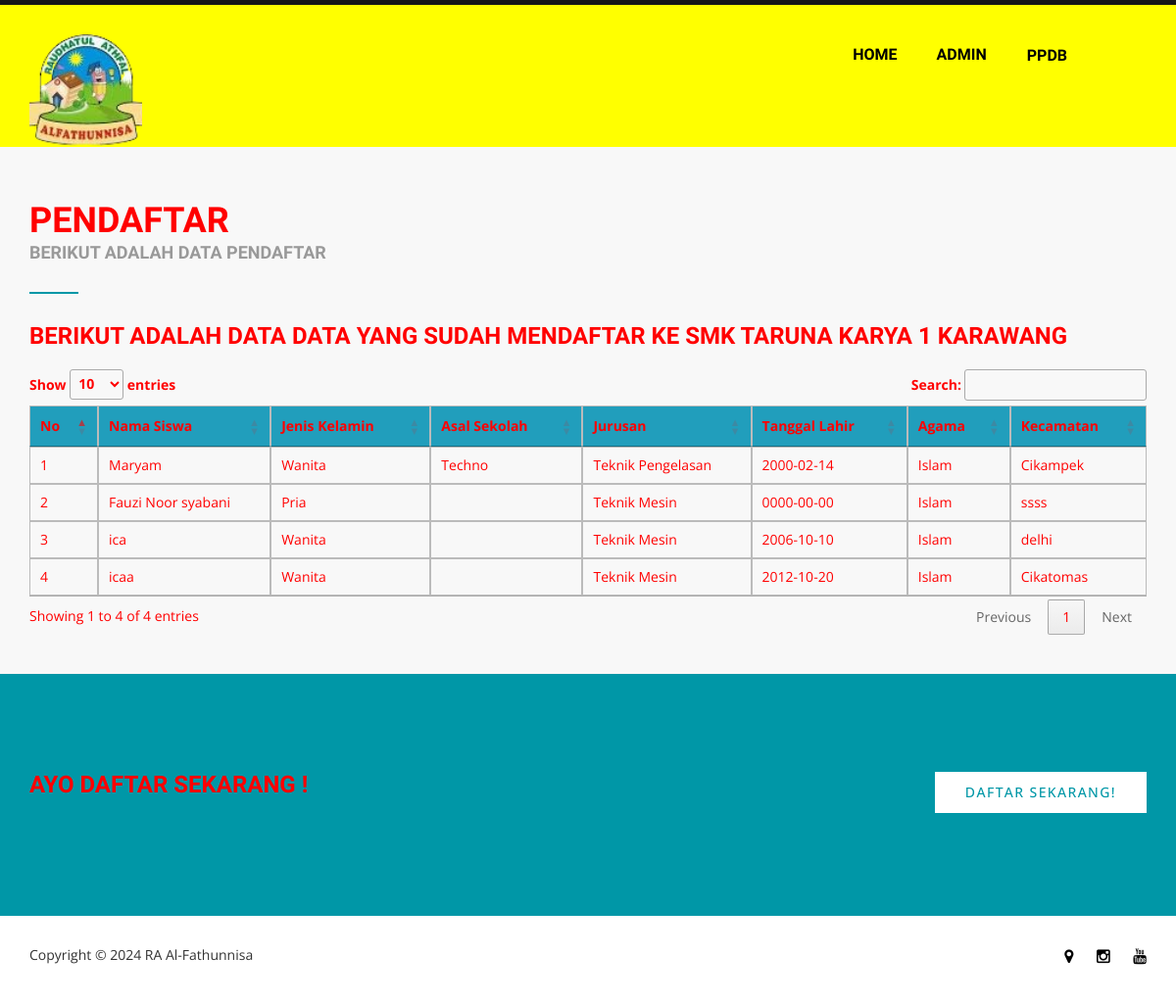
The page /data_pendaftar.php on the database its author committed.
### tables this page shows
CREATE TABLE `ppdb` (
  `id` int(255) NOT NULL,
  `nama_siswa` varchar(255) NOT NULL,
  `tempat` varchar(255) NOT NULL,
  `tgl_lahir` date NOT NULL,
  `jenis_kel` enum('Pria','Wanita') NOT NULL,
  `agama` enum('Islam','Kristen','Hindu','Konghuch','Budha') NOT NULL,
  `nm_ayah` varchar(255) NOT NULL,
  `nm_ibu` varchar(255) NOT NULL,
  `job_ayah` varchar(255) NOT NULL,
  `kampung` varchar(255) NOT NULL,
  `rtrw` varchar(255) NOT NULL,
  `desa` varchar(255) NOT NULL,
  `kecamatan` varchar(255) NOT NULL,
  `kabupaten` varchar(255) NOT NULL,
  `asal_sklh` varchar(255) NOT NULL,
  `jurusan` enum('Teknik Mesin','Teknik Pengelasan','Desain Grafis') NOT NULL,
  `no_siswa` varchar(255) NOT NULL,
  `no_ortu` varchar(255) NOT NULL,
  `tau_smk` varchar(255) NOT NULL
);

### data_pendaftar.php (the view, shortened to what this page needs)
<?php
include "pondasi/kepala.php";
include("admin/config/koneksi.php");
$data_pendaftar = mysqli_query($conn, "SELECT * FROM ppdb");
$nomor = 1;
?>
<head>
    <link rel="stylesheet" href="https://cdn.datatables.net/1.11.3/css/jquery.dataTables.min.css">
</head>
<body>
    <section id="content" class="single-wrapper">
        <div class="our-features grey-background">
            <div class="container">
                <div class="heading-block wow fadeIn">
                    <h2>Pendaftar</h2>
                    <h4 class="tagline">Berikut adalah data pendaftar</h4>
                </div>
                <h3 class="tagline">Berikut adalah data data yang sudah mendaftar ke SMK Taruna Karya 1 Karawang</h3>
                <table id="tabel-data">
                    <thead>
                        <tr>
                            <th style="background-color: #219ebc;"><b>No</b></th>
                            <th style="background-color: #219ebc;"><b>Nama Siswa</b></th>
                            <th style="background-color: #219ebc;"><b>Jenis Kelamin</b></th>
                            <th style="background-color: #219ebc;"><b>Asal Sekolah</b></th>
                            <th style="background-color: #219ebc;"><b>Jurusan</b></th>
                            <th style="background-color: #219ebc;"><b>Tanggal Lahir</b></th>
                            <th style="background-color: #219ebc;"><b>Agama</b></th>
                            <th style="background-color: #219ebc;"><b>Kecamatan</b></th>
                        </tr>
                    </thead>
                    <tbody>
                        <?php
                        while ($data = mysqli_fetch_array($data_pendaftar)) {
                        ?>
                            <tr>
                                <td><?php echo $nomor++; ?></td>
                                <td><?php echo $data['nama_siswa']; ?></td>
                                <td><?php echo $data['jenis_kel']; ?></td>
                                <td><?php echo $data['asal_sklh']; ?></td>
                                <td><?php echo $data['jurusan']; ?></td>
                                <td><?php echo $data['tgl_lahir']; ?></td>
                                <td><?php echo $data['agama']; ?></td>
                                <td><?php echo $data['kecamatan']; ?></td>
                            </tr>
                        <?php
                        }
                        ?>
                    </tbody>
                </table>
            </div>
    </section>
    <footer id="footer">
        <div class="container">
            <div class="row">
                <div class="col-md-8 pull-left wow fadeInUp">
                    <h3>Ayo Daftar Sekarang !</h3>
                </div>
                <div class="col-md-4 wow fadeInUp">
                    <div class="button-normal white pull-right">
                        <a href="pendaftaran.php" class="no-margin">Daftar Sekarang!</a>
                    </div>
                </div>
            </div>
        </div>
    </footer>
    <?php
    include "pondasi/kaki.php";
    ?>
</body>
</html>

### css/style.css (style rules this page uses)
html { font-size: 62.5%; -webkit-font-smoothing: antialiased; height: 100%; }
body { word-wrap:break-word; -ms-word-wrap:break-word; font-family:'Open Sans', sans-serif; font-size: 14px; color: #fc0000; }
table th { background: #ddd; font-weight: bold; }
table td, table th { padding: 8px; border: 1px solid #bbb; text-align: left; }
h1, h2, h3, h4, h5, h6 { font-family:'Dosis', sans-serif; font-weight: 700; text-transform: uppercase; margin-bottom: 20px; margin-top: 0; }
h2 { font-size: 36px; font-size: 3.6rem; line-height: 1; }
h3 { font-size: 24px; font-size: 2.4rem; line-height: 1.11111; }
h4 { font-size: 18px; font-size: 1.8rem; line-height: 1.125; }
a { cursor: pointer; outline: none; color: #000; text-decoration: none !important; -webkit-transition: all .2s ease-in-out; -o-transition: all .2s ease-in-out; transition: all .2s ease-in-out; }
.no-margin { margin: 0 !important; }
button.button-normal, .button-normal a { display: inline-block; padding: 10px 30px; text-transform: uppercase; letter-spacing: 0.1em !important; font-size: 14px; font-weight: 500; margin: 30px 0; }
button.button-normal.white, .button-normal.white a { background-color: #ffffff; border: 1px solid #ffffff; color: #0097a7; }
.single-wrapper { padding-top: 107px; }
.grey-background { background-color: #f8f8f8; }
.heading-block:after { content:''; display: block; margin: 30px 0; width: 50px; border-top: 2px solid #0097a7; }
.heading-block h2 { margin-bottom: 5px; }
.heading-block h4.tagline { color: #999999; }
.our-features { padding: 100px 0 40px 0; }
#footer { background-color: #0097a7; padding: 100px 0; }
body { color: rgb(255, 0, 0); }

### rows shown on the page
ppdb: nama_siswa "Maryam", jenis_kel "Wanita", asal_sklh "Techno", jurusan "Teknik Pengelasan", tgl_lahir "2000-02-14", agama "Islam", kecamatan "Cikampek"
ppdb: nama_siswa "Fauzi Noor syabani", jenis_kel "Pria", jurusan "Teknik Mesin", tgl_lahir "0000-00-00", agama "Islam", kecamatan "ssss"
ppdb: nama_siswa "ica", jenis_kel "Wanita", jurusan "Teknik Mesin", tgl_lahir "2006-10-10", agama "Islam", kecamatan "delhi"
ppdb: nama_siswa "icaa", jenis_kel "Wanita", jurusan "Teknik Mesin", tgl_lahir "2012-10-20", agama "Islam", kecamatan "Cikatomas"
